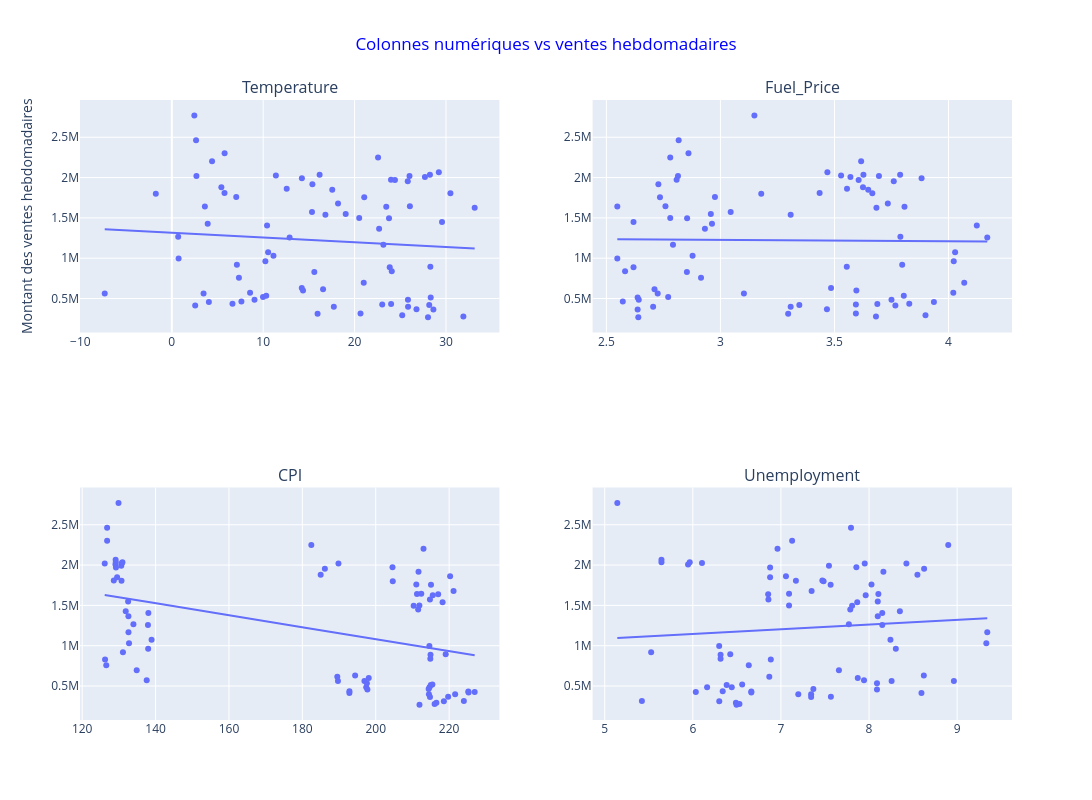

Source (notebook cell):
### Markdown cell above
**Analyse des variables externes par rapport aux ventes**

### Code cell
numeric_col = ['Temperature', 'Fuel_Price', 'CPI', 'Unemployment']

cols = 2
rows = (len(numeric_col) + cols - 1) // cols
num_col_sales =make_subplots(
    rows=rows, 
    cols=cols, 
    subplot_titles=numeric_col
)
for i, column in enumerate(numeric_col):
    row = i // cols + 1 
    col = i % cols + 1
    fig = px.scatter(
        df,
        x=column,
        y='Weekly_Sales',
        trendline='ols'
    )
    for trace in fig.data:
        num_col_sales.add_trace(trace, row=row, col=col)

num_col_sales.update_layout(
    title= dict(text=f'Colonnes numériques vs ventes hebdomadaires', x=0.5, font_color='blue'), 
    yaxis=dict(title='Montant des ventes hebdomadaires'),
    width=1100, 
    height=800
    )
num_col_sales.show()
